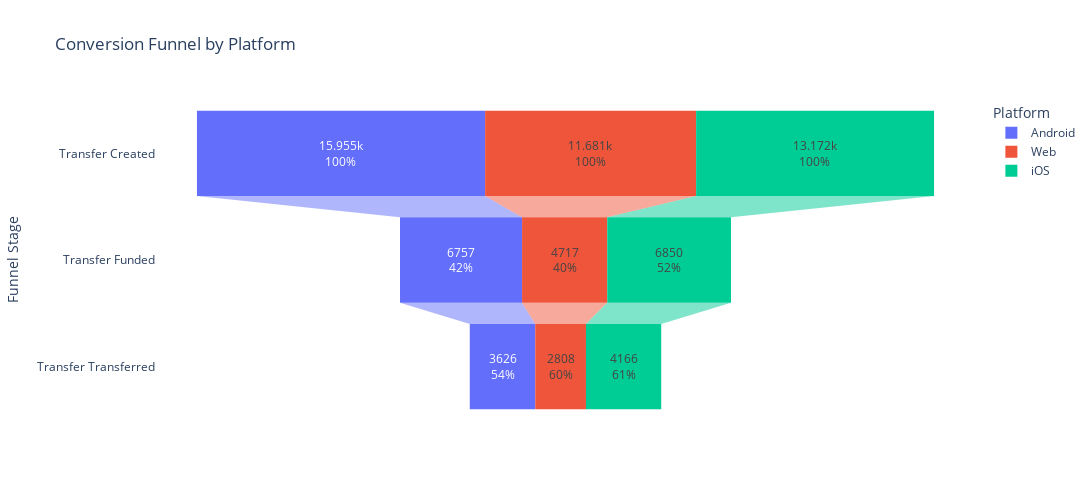

The cell this chart's notebook holds for it:
### Markdown cell above
### 4.3 Funnel by Platform

To identify whether platform-specific issues may be contributing to user friction, we examine conversion performance across the transfer funnel for each platform.

Platform-level differences can often reveal UX inconsistencies, technical issues, or device-specific barriers that affect a user’s ability to complete a transfer.

### Code cell
# Execute SQL query
df = db.execute_sql_file("../sql/funnel_by_platform.sql")

# Plot funnel
fig = px.funnel(
    df,
    y="EVENT_NAME",
    x="USER_COUNT",
    color="PLATFORM",
    title="Conversion Funnel by Platform",
)
# Update traces
fig.update_traces(
    textinfo="value+percent previous",
    textposition="inside",
    hovertemplate="<b>%{y}</b><br>"
    + "Experience: <b>%{fullData.name}</b><br><br>"
    + "Users: <b>%{x:,}</b><br>"
    + "Conversion: <b>%{customdata[0]:.1%}</b><br>"
    + "Drop-off: <b>%{customdata[1]:.1%}</b><br>"
    + "Cumulative: <b>%{customdata[2]:.1%}</b><br>"
    + "<extra></extra>",
    customdata=df[
        ["CONVERSION_RATE", "DROP_OFF_RATE", "CUMULATIVE_CONVERSION_RATE"]
    ].values,
)

# Update layout
fig.update_layout(
    width=1200,
    height=500,
    yaxis_title_text="Funnel Stage",
    legend_title_text="Platform",
    template="plotly_white",
)

fig.show()

### Figure 1 — Plotly figure (JSON) as saved in the notebook; plotly's stock layout.template omitted (floating-point values rounded to 4 significant figures)
{"data": [{"customdata": [[NaN, NaN, 1.0], [0.42, 0.58, 0.42], [0.54, 0.46, 0.23], [NaN, NaN, 1.0], [0.4, 0.6, 0.4], [0.6, 0.4, 0.24], [NaN, NaN, 1.0], [0.52, 0.48, 0.52], [0.61, 0.39, 0.32]], "hovertemplate": "<b>%{y}</b><br>Experience: <b>%{fullData.name}</b><br><br>Users: <b>%{x:,}</b><br>Conversion: <b>%{customdata[0]:.1%}</b><br>Drop-off: <b>%{customdata[1]:.1%}</b><br>Cumulative: <b>%{customdata[2]:.1%}</b><br><extra></extra>", "legendgroup": "Android", "marker": {"color": "#636efa"}, "name": "Android", "orientation": "h", "showlegend": true, "textinfo": "value+percent previous", "textposition": "inside", "type": "funnel", "x": [15955, 6757, 3626], "xaxis": "x", "y": ["Transfer Created", "Transfer Funded", "Transfer Transferred"], "yaxis": "y"}, {"customdata": [[NaN, NaN, 1.0], [0.42, 0.58, 0.42], [0.54, 0.46, 0.23], [NaN, NaN, 1.0], [0.4, 0.6, 0.4], [0.6, 0.4, 0.24], [NaN, NaN, 1.0], [0.52, 0.48, 0.52], [0.61, 0.39, 0.32]], "hovertemplate": "<b>%{y}</b><br>Experience: <b>%{fullData.name}</b><br><br>Users: <b>%{x:,}</b><br>Conversion: <b>%{customdata[0]:.1%}</b><br>Drop-off: <b>%{customdata[1]:.1%}</b><br>Cumulative: <b>%{customdata[2]:.1%}</b><br><extra></extra>", "legendgroup": "Web", "marker": {"color": "#EF553B"}, "name": "Web", "orientation": "h", "showlegend": true, "textinfo": "value+percent previous", "textposition": "inside", "type": "funnel", "x": [11681, 4717, 2808], "xaxis": "x", "y": ["Transfer Created", "Transfer Funded", "Transfer Transferred"], "yaxis": "y"}, {"customdata": [[NaN, NaN, 1.0], [0.42, 0.58, 0.42], [0.54, 0.46, 0.23], [NaN, NaN, 1.0], [0.4, 0.6, 0.4], [0.6, 0.4, 0.24], [NaN, NaN, 1.0], [0.52, 0.48, 0.52], [0.61, 0.39, 0.32]], "hovertemplate": "<b>%{y}</b><br>Experience: <b>%{fullData.name}</b><br><br>Users: <b>%{x:,}</b><br>Conversion: <b>%{customdata[0]:.1%}</b><br>Drop-off: <b>%{customdata[1]:.1%}</b><br>Cumulative: <b>%{customdata[2]:.1%}</b><br><extra></extra>", "legendgroup": "iOS", "marker": {"color": "#00cc96"}, "name": "iOS", "orientation": "h", "showlegend": true, "textinfo": "value+percent previous", "textposition": "inside", "type": "funnel", "x": [13172, 6850, 4166], "xaxis": "x", "y": ["Transfer Created", "Transfer Funded", "Transfer Transferred"], "yaxis": "y"}], "layout": {"height": 500, "legend": {"title": {"text": "Platform"}, "tracegroupgap": 0}, "title": {"text": "Conversion Funnel by Platform"}, "width": 1200, "xaxis": {"anchor": "y", "domain": [0, 1], "title": {"text": "USER_COUNT"}}, "yaxis": {"anchor": "x", "domain": [0, 1], "title": {"text": "Funnel Stage"}}}}
